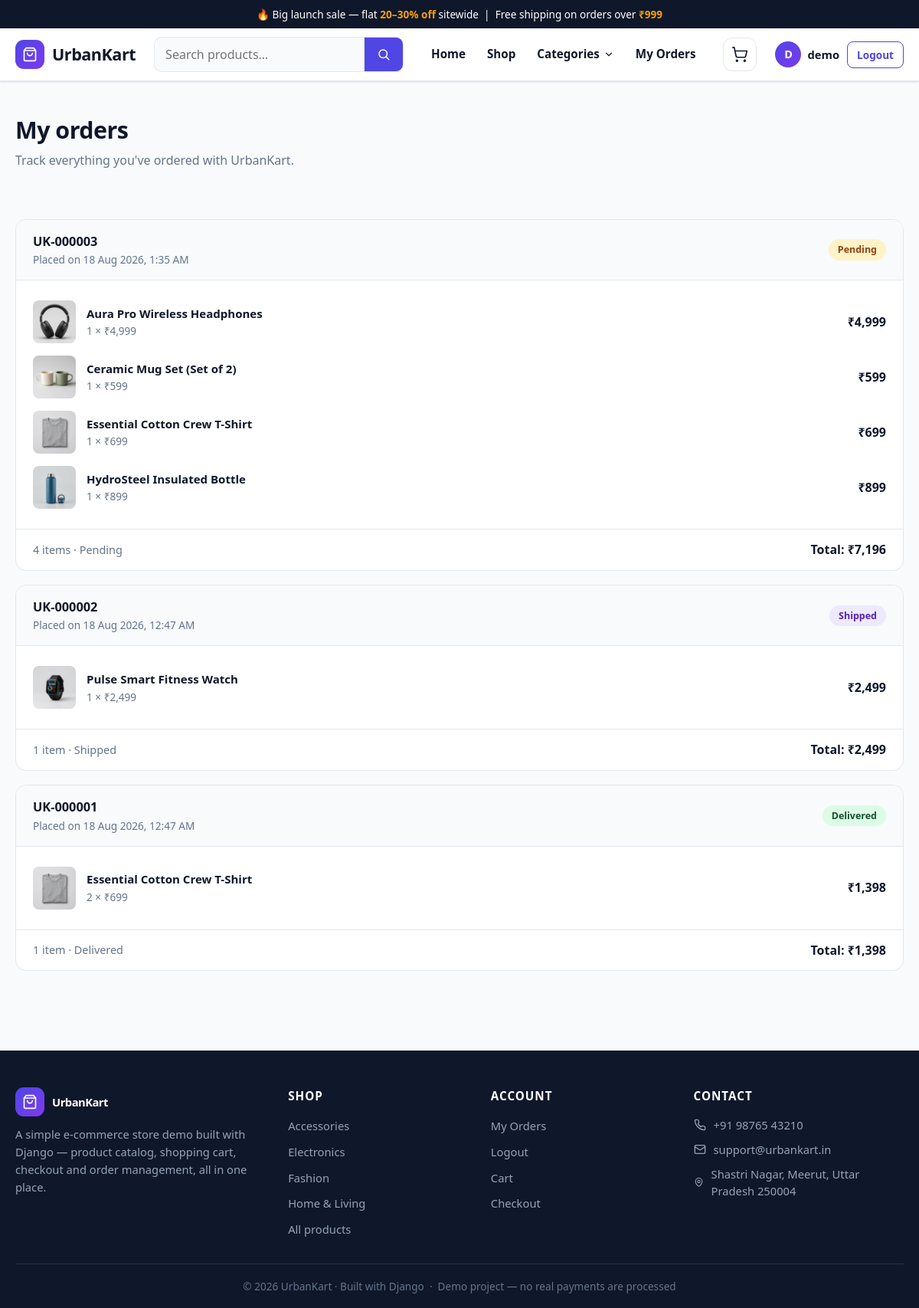
The page /orders/my-orders/ (signed in) on the database its author committed.
### orders/models.py (models this page shows, shortened)
class Order(models.Model):
    STATUS_CHOICES = [
        ("pending", "Pending"),
        ("processing", "Processing"),
        ("shipped", "Shipped"),
        ("delivered", "Delivered"),
        ("cancelled", "Cancelled"),
    ]
    user = models.ForeignKey(
        settings.AUTH_USER_MODEL,
        on_delete=models.SET_NULL,
        null=True,
        blank=True,
        related_name="orders",
        help_text="Null for guest checkout.",
    )
    full_name = models.CharField(max_length=150)
    email = models.EmailField()
    phone = models.CharField(max_length=20)
    address = models.CharField(max_length=255)
    city = models.CharField(max_length=100)
    state = models.CharField(max_length=100)
    postal_code = models.CharField(max_length=20)
    subtotal = models.DecimalField(max_digits=10, decimal_places=2)
    shipping = models.DecimalField(max_digits=10, decimal_places=2, default=0)
    total = models.DecimalField(max_digits=10, decimal_places=2)
    status = models.CharField(max_length=20, choices=STATUS_CHOICES, default="pending")
    created_at = models.DateTimeField(auto_now_add=True)
    updated_at = models.DateTimeField(auto_now=True)
    class Meta:
        ordering = ["-created_at"]
    @property
    def order_number(self):
        return f"UK-{self.pk:06d}"

class OrderItem(models.Model):
    order = models.ForeignKey(Order, on_delete=models.CASCADE, related_name="items")
    product = models.ForeignKey(
        "catalog.Product", on_delete=models.SET_NULL, null=True, related_name="order_items"
    )
    product_name = models.CharField(max_length=200)
    price = models.DecimalField(max_digits=10, decimal_places=2)
    quantity = models.PositiveIntegerField(default=1)
    @property
    def line_total(self):
        return self.price * self.quantity

### catalog/models.py (models this page shows, shortened)
class Product(models.Model):
    category = models.ForeignKey(
        Category, on_delete=models.CASCADE, related_name="products"
    )
    name = models.CharField(max_length=200)
    slug = models.SlugField(max_length=220, unique=True)
    description = models.TextField(help_text="Full product description shown on the detail page.")
    price = models.DecimalField(max_digits=10, decimal_places=2)
    compare_at_price = models.DecimalField(
        max_digits=10,
        decimal_places=2,
        null=True,
        blank=True,
        help_text="Optional higher 'was' price to show a discount.",
    )
    image = models.CharField(
        max_length=255,
        blank=True,
        help_text="Path relative to /static/, e.g. img/products/headphones.jpg",
    )
    stock = models.PositiveIntegerField(default=10)
    featured = models.BooleanField(default=False, help_text="Show on the homepage.")
    is_active = models.BooleanField(default=True)
    created_at = models.DateTimeField(auto_now_add=True)
    updated_at = models.DateTimeField(auto_now=True)
    class Meta:
        ordering = ["name"]

class Category(models.Model):
    name = models.CharField(max_length=100, unique=True)
    slug = models.SlugField(max_length=120, unique=True)
    description = models.TextField(blank=True)
    class Meta:
        verbose_name_plural = "categories"
        ordering = ["name"]
    def get_absolute_url(self):
        return reverse("catalog:shop_by_category", args=[self.slug])

### orders/views.py (the view)
# urls.py: path("my-orders/", views.my_orders, name="my_orders"),
@login_required
def my_orders(request):
    orders = Order.objects.filter(user=request.user).prefetch_related("items")
    return render(request, "orders/my_orders.html", {"orders": orders})

### cart/cart.py (called while the page is built)
def get_cart(request):
    return request.session.setdefault(CART_SESSION_KEY, {})

def cart_lines(request):
    from catalog.models import Product
    cart = get_cart(request)
    product_ids = [int(pid) for pid in cart.keys()]
    products = Product.objects.filter(id__in=product_ids, is_active=True)
    product_map = {p.id: p for p in products}
    lines = []
    for pid in cart.keys():
        product = product_map.get(int(pid))
        if product is None:
            continue  # product deleted or deactivated — skip it
        lines.append((product, int(cart[pid])))
    return lines

def cart_count(request):
    return sum(int(q) for q in get_cart(request).values())

def cart_subtotal(request):
    from decimal import Decimal
    total = Decimal("0.00")
    for product, qty in cart_lines(request):
        total += product.price * qty
    return total

### cart/context_processors.py (called while the page is built)
def cart(request):
    if request.path.startswith("/admin/"):
        return {}
    return {
        "cart_count": cart_api.cart_count(request),
        "cart_subtotal": cart_api.cart_subtotal(request),
        "nav_categories": Category.objects.filter(products__is_active=True)
        .distinct()
        .order_by("name"),
    }

### catalog/templatetags/store_extras.py (called while the page is built)
def _indian_grouping(number):
    s = str(number)
    if len(s) <= 3:
        return s
    head, tail = s[:-3], s[-3:]
    groups = []
    while len(head) > 2:
        groups.insert(0, head[-2:])
        head = head[:-2]
    groups.insert(0, head)
    return ",".join(groups) + "," + tail

@register.filter
def inr(value):
    if value is None:
        value = 0
    try:
        num = float(value)
    except (TypeError, ValueError):
        return value
    if num == int(num):
        return "₹" + _indian_grouping(int(num))
    return "₹" + _indian_grouping(int(num)) + f".{int(round((num % 1) * 100)):02d}"

### templates/orders/my_orders.html (shortened to what this page needs)
{% extends "base.html" %}
{% load static store_extras %}
{% block content %}
<div class="container">
  <h1 class="page-title">My orders</h1>
  <p class="page-sub">Track everything you've ordered with UrbanKart.</p>
  {% if orders %}
  <div class="orders-list">
    {% for order in orders %}
    <article class="order-card">
      <div class="order-head">
        <div>
          <div class="num">{{ order.order_number }}</div>
          <div class="meta">Placed on {{ order.created_at|date:"d M Y, g:i A" }}</div>
        </div>
        <span class="status-badge {{ order.status }}">{{ order.get_status_display }}</span>
      </div>
      <div class="order-body">
        {% for item in order.items.all %}
        <div class="order-item-row">
          {% if item.product and item.product.image %}
          <img src="{% static item.product.image %}" alt="{{ item.product_name }}">
          {% else %}
          <img src="" alt="" style="background:#f1f5f9;">
          {% endif %}
          <div style="flex:1;">
            <div class="nm">{{ item.product_name }}</div>
            <div class="xq">{{ item.quantity }} × {{ item.price|inr }}</div>
          </div>
          <b>{{ item.line_total|inr }}</b>
        </div>
        {% endfor %}
      </div>
      <div class="order-foot">
        <span class="muted" style="font-size:.9rem;">{{ order.items.count }} item{{ order.items.count|pluralize }} · {{ order.get_status_display }}</span>
        <span class="order-total">Total: {{ order.total|inr }}</span>
      </div>
    </article>
    {% endfor %}
  </div>
  {% endif %}
</div>
{% endblock %}

### templates/includes/navbar.html (shortened to what this page needs)
{% load static %}
<header class="navbar">
  <div class="container navbar-inner">
    <a class="logo" href="/">
      <span class="logo-mark">
        <svg width="20" height="20" viewBox="0 0 24 24" fill="none" stroke="currentColor" stroke-width="2" stroke-linecap="round" stroke-linejoin="round">
          <path d="M6 2 3 6v14a2 2 0 0 0 2 2h14a2 2 0 0 0 2-2V6l-3-4Z"/>
          <path d="M3 6h18"/>
          <path d="M16 10a4 4 0 0 1-8 0"/>
        </svg>
      </span>
      UrbanKart
    </a>
    <form class="nav-search" action="/shop/" method="get">
      <div class="search-form">
        <input class="search-input" type="text" name="q" placeholder="Search products…" value="{{ query|default:'' }}">
        <button class="search-btn" type="submit" aria-label="Search">
          <svg width="18" height="18" viewBox="0 0 24 24" fill="none" stroke="currentColor" stroke-width="2" stroke-linecap="round"><circle cx="11" cy="11" r="7"/><path d="m21 21-4.3-4.3"/></svg>
        </button>
      </div>
    </form>
    <nav class="nav-links">
      <a class="nav-link hide-sm" href="/">Home</a>
      <a class="nav-link" href="/shop/">Shop</a>
      <div class="dropdown">
        <a class="nav-link" href="/shop/" style="cursor: default;">
          Categories
          <svg width="14" height="14" viewBox="0 0 24 24" fill="none" stroke="currentColor" stroke-width="2" stroke-linecap="round"><path d="m6 9 6 6 6-6"/></svg>
        </a>
      </div>
      {% if user.is_authenticated %}
      <a class="nav-link hide-sm" href="{% url 'orders:my_orders' %}">My Orders</a>
      {% endif %}
    </nav>
    <a class="cart-btn" href="{% url 'cart:detail' %}" aria-label="Cart">
      <svg width="22" height="22" viewBox="0 0 24 24" fill="none" stroke="currentColor" stroke-width="1.8" stroke-linecap="round" stroke-linejoin="round">
        <circle cx="8" cy="21" r="1"/><circle cx="19" cy="21" r="1"/>
        <path d="M2.05 2.05h2l2.66 12.42a2 2 0 0 0 2 1.58h9.78a2 2 0 0 0 1.95-1.57l1.65-7.43H5.12"/>
      </svg>
    </a>
    <div class="auth-actions">
      {% if user.is_authenticated %}
      <span class="user-chip hide-sm">
        <span class="user-avatar">{{ user.username|first|upper }}</span>
        {{ user.username }}
      </span>
      <a class="btn btn-outline btn-sm" href="{% url 'accounts:logout' %}">Logout</a>
      {% else %}
      <a class="btn btn-ghost btn-sm" href="{% url 'accounts:login' %}">Login</a>
      <a class="btn btn-primary btn-sm" href="{% url 'accounts:register' %}">Sign up</a>
      {% endif %}
    </div>
  </div>
</header>

### templates/includes/footer.html (shortened to what this page needs)
<footer class="footer">
  <div class="container">
    <div class="footer-inner">
      <div>
        <a class="logo" href="/" style="color:#fff;">
          <span class="logo-mark">
            <svg width="20" height="20" viewBox="0 0 24 24" fill="none" stroke="currentColor" stroke-width="2" stroke-linecap="round" stroke-linejoin="round">
              <path d="M6 2 3 6v14a2 2 0 0 0 2 2h14a2 2 0 0 0 2-2V6l-3-4Z"/><path d="M3 6h18"/><path d="M16 10a4 4 0 0 1-8 0"/>
            </svg>
          </span>
          UrbanKart
        </a>
        <p class="brand-desc">
          A simple e-commerce store demo built with Django — product catalog,
          shopping cart, checkout and order management, all in one place.
        </p>
      </div>
      <div>
        <h4>Shop</h4>
        <ul>
          {% for category in nav_categories %}
          <li><a href="{{ category.get_absolute_url }}">{{ category.name }}</a></li>
          {% endfor %}
          <li><a href="/shop/">All products</a></li>
        </ul>
      </div>
      <div>
        <h4>Account</h4>
        <ul>
          {% if user.is_authenticated %}
          <li><a href="{% url 'orders:my_orders' %}">My Orders</a></li>
          <li><a href="{% url 'accounts:logout' %}">Logout</a></li>
          {% else %}
          <li><a href="{% url 'accounts:login' %}">Login</a></li>
          <li><a href="{% url 'accounts:register' %}">Create account</a></li>
          {% endif %}
          <li><a href="{% url 'cart:detail' %}">Cart</a></li>
          <li><a href="{% url 'orders:checkout' %}">Checkout</a></li>
        </ul>
      </div>
      <div>
        <h4>Contact</h4>
        <ul class="footer-contact">
          <li>
            +91 98765 43210
          </li>
          <li>
            <svg width="16" height="16" viewBox="0 0 24 24" fill="none" stroke="currentColor" stroke-width="2" stroke-linecap="round" stroke-linejoin="round"><rect width="20" height="16" x="2" y="4" rx="2"/><path d="m22 7-8.97 5.7a1.94 1.94 0 0 1-2.06 0L2 7"/></svg>
            support@urbankart.in
          </li>
          <li>
            <svg width="16" height="16" viewBox="0 0 24 24" fill="none" stroke="currentColor" stroke-width="2" stroke-linecap="round" stroke-linejoin="round"><path d="M20 10c0 6-8 12-8 12s-8-6-8-12a8 8 0 0 1 16 0Z"/><circle cx="12" cy="10" r="3"/></svg>
            Shastri Nagar, Meerut, Uttar Pradesh 250004
          </li>
        </ul>
      </div>
    </div>
    <div class="footer-bottom">
      © {% now "Y" %} UrbanKart · Built with Django &nbsp;·&nbsp; Demo project — no real payments are processed
    </div>
  </div>
</footer>

### rows shown on the page
Order: order_number "UK-000003", created_at "18 Aug 2026, 1:35 AM", status "Pending", items.count "4", total|inr "₹7,196"
OrderItem: product.image (picture), product_name "Aura Pro Wireless Headphones", quantity "1", price|inr "₹4,999", line_total|inr "₹4,999"
OrderItem: product.image (picture), product_name "Ceramic Mug Set (Set of 2)", quantity "1", price|inr "₹599", line_total|inr "₹599"
OrderItem: product.image (picture), product_name "Essential Cotton Crew T-Shirt", quantity "1", price|inr "₹699", line_total|inr "₹699"
OrderItem: product.image (picture), product_name "HydroSteel Insulated Bottle", quantity "1", price|inr "₹899", line_total|inr "₹899"
Order: order_number "UK-000002", created_at "18 Aug 2026, 12:47 AM", status "Shipped", items.count "1", total|inr "₹2,499"
OrderItem: product.image (picture), product_name "Pulse Smart Fitness Watch", quantity "1", price|inr "₹2,499", line_total|inr "₹2,499"
Order: order_number "UK-000001", created_at "18 Aug 2026, 12:47 AM", status "Delivered", items.count "1", total|inr "₹1,398"
OrderItem: product.image (picture), product_name "Essential Cotton Crew T-Shirt", quantity "2", price|inr "₹699", line_total|inr "₹1,398"
Category: name "Accessories"
Category: name "Electronics"
Category: name "Fashion"
Category: name "Home & Living"

### other values the page prints
{{ user.username|first|upper }} "D"
{{ user.username }} "demo"
